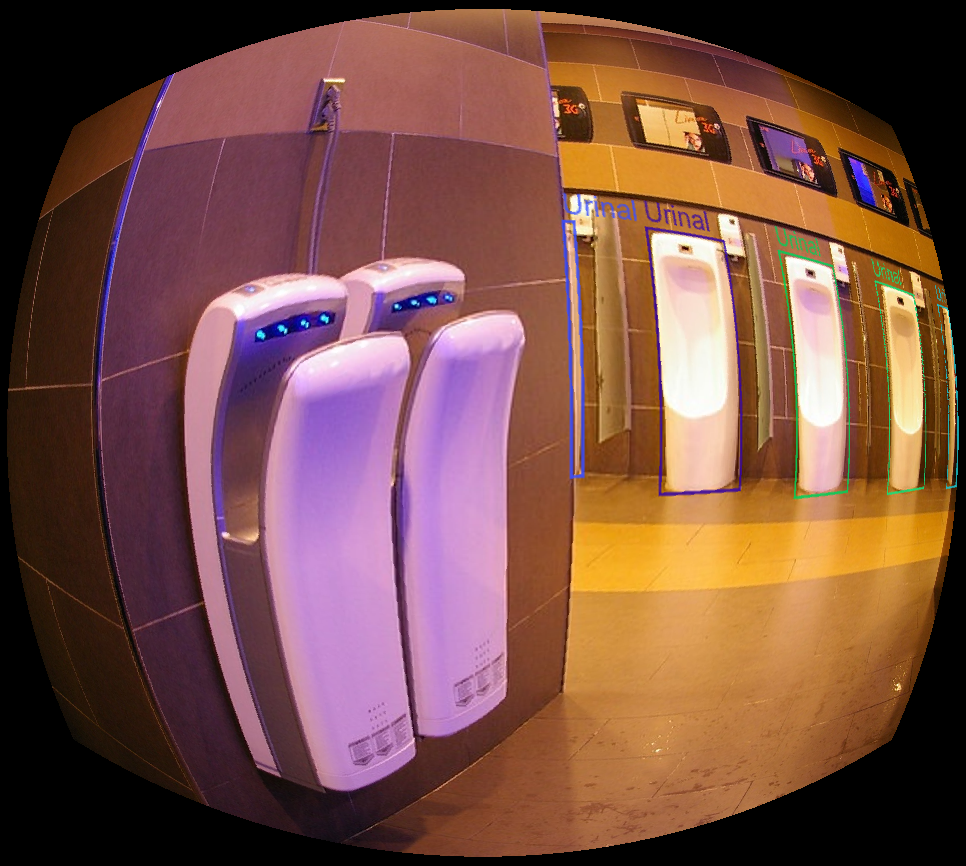
#> input picture assets/sample_division2.png, 966 x 866 px
$ python visualize_bbox_transform.py --image ../assets/sample_division2.png --bbox 1.0 1.0 1.0 1.0 --output out.png
#> lines starting #> are read from the running program, lines starting #| are printed output that depends on the picture
### widefov/transforms/fisheye_independent.py
from dataclasses import dataclass

import numpy as np
from PIL import Image

from widefov.annotations.bbox import points_to_xyxy, xywh_to_points, xyxy_to_yolo
from widefov.transforms.common import (
    compute_resized_shape,
    crop_params_for_fisheye_independent,
)


@dataclass
class FisheyeIndependentTransform:
    """
    Camera/lens-independent fisheye-style transformation.

    This implements the transformation used for the RMFV365 n=4 and n=7 variants.
    """

    n: float = 7.0
    target_aspect_ratio: float = 3264 / 2448
    crop_ratio: float = 0.065
    suffix: str = "_7"

    def resize_image(self, image: Image.Image) -> Image.Image:
        width, height = image.size
        new_width, new_height, _, _ = compute_resized_shape(
            width=width,
            height=height,
            target_aspect_ratio=self.target_aspect_ratio,
        )
        return image.resize((new_width, new_height), Image.BICUBIC)

    def transform_points(
        self,
        points: np.ndarray,
        original_width: int,
        original_height: int,
    ) -> tuple[np.ndarray, tuple[int, int, int, int]]:
        """
        Transform points from the original image coordinate system.

        Returns:
            transformed_points_after_crop, crop_box
        """
        resized_width, resized_height, scale_x, scale_y = compute_resized_shape(
            width=original_width,
            height=original_height,
            target_aspect_ratio=self.target_aspect_ratio,
        )

        points = points.astype(np.float32).copy()
        points[:, 0] *= scale_x
        points[:, 1] *= scale_y

        x = 2 * points[:, 0] / resized_width - 1
        y = 2 * points[:, 1] / resized_height - 1

        x1 = x * np.sqrt(1 - y**2 / 2)
        y1 = y * np.sqrt(1 - x**2 / 2)

        r = np.sqrt(x1**2 + y1**2)

        x2 = x1 * np.exp(-(r**2) / self.n)
        y2 = y1 * np.exp(-(r**2) / self.n)

        transformed_x = resized_width * (x2 + 1) / 2
        transformed_y = resized_height * (y2 + 1) / 2

        transformed_points = np.stack([transformed_x, transformed_y], axis=1)

        left, top, right, bottom = crop_params_for_fisheye_independent(
            width=resized_width,
            height=resized_height,
            crop_ratio=self.crop_ratio,
        )

        transformed_points[:, 0] -= left
        transformed_points[:, 1] -= top

        return transformed_points, (left, top, right, bottom)

    def transform_image(self, image: Image.Image) -> Image.Image:
        """
        Transform a PIL image and crop black borders.

        This follows the original forward-mapping implementation used in RMFV365.
        """
        image = self.resize_image(image)
        width, height = image.size

        image_array = np.asarray(image)

        if image.mode == "RGB":
            transformed = np.zeros((height, width, 3), dtype=np.uint8)
        else:
            transformed = np.zeros((height, width), dtype=np.uint8)

        y_grid = np.arange(height)
        x_grid = np.arange(width)
        xi, yi = np.meshgrid(x_grid, y_grid)

        x = 2 * xi / width - 1
        y = 2 * yi / height - 1

        x1 = x * np.sqrt(1 - y**2 / 2)
        y1 = y * np.sqrt(1 - x**2 / 2)

        r = np.sqrt(x1**2 + y1**2)

        x2 = x1 * np.exp(-(r**2) / self.n)
        y2 = y1 * np.exp(-(r**2) / self.n)

        xf = (width * (x2 + 1) / 2).astype(np.int32)
        yf = (height * (y2 + 1) / 2).astype(np.int32)

        valid = (xf >= 0) & (xf < width) & (yf >= 0) & (yf < height)
        transformed[yf[valid], xf[valid]] = image_array[yi[valid], xi[valid]]

        transformed_image = Image.fromarray(transformed)

        crop_box = crop_params_for_fisheye_independent(
            width=width,
            height=height,
            crop_ratio=self.crop_ratio,
        )

        return transformed_image.crop(crop_box)

    # [32 lines left out: function transform_bbox_to_yolo, not called in this run]

### widefov/transforms/common.py
import numpy as np


def choose_scale(width: int, height: int) -> float:
    """Choose resize scale used in the original RMFV365 scripts."""
    if height > 8000 or width > 8000:
        return 0.25
    if height > 4000 or width > 4000:
        return 0.5
    if height > 2000 or width > 2000:
        return 1.0
    if height > 1000 or width > 1000:
        return 2.0
    return 4.0


def compute_resized_shape(
    width: int,
    height: int,
    target_aspect_ratio: float = 3264 / 2448,
) -> tuple[int, int, float, float]:
    """
    Compute resized image shape following the original RMFV365 logic.

    Returns:
        new_width, new_height, scale_x, scale_y
    """
    scale = choose_scale(width, height)

    if width < height:
        new_width = int(width * scale)
        new_height = int(scale * int(width * target_aspect_ratio))
        scaling_new = int(new_width * target_aspect_ratio) / int(height * scale)

        scale_x = scale
        scale_y = scale * scaling_new
    else:
        new_width = int(scale * int(height * target_aspect_ratio))
        new_height = int(height * scale)
        scaling_new = int(new_height * target_aspect_ratio) / int(width * scale)

        scale_x = scale * scaling_new
        scale_y = scale

    return new_width, new_height, scale_x, scale_y


def crop_params_for_fisheye_independent(
    width: int,
    height: int,
    crop_ratio: float = 0.065,
) -> tuple[int, int, int, int]:
    """
    Crop parameters for the n=4/n=7 camera-independent fisheye transformation.

    Returns:
        left, top, right, bottom
    """
    left = int(crop_ratio * width) - 2
    top = int(crop_ratio * height) - 2
    right = width - int(crop_ratio * width) + 2
    bottom = height - int(crop_ratio * height) + 2
    return left, top, right, bottom


# [6 lines left out: function clip_points, not called in this run]

### widefov/annotations/bbox.py
import numpy as np


def xywh_to_points(x: float, y: float, w: float, h: float) -> np.ndarray:
    """
    Convert a bbox in COCO xywh format to 8 representative points.

    Points include:
    - four corners
    - four edge midpoints

    This follows the original RMFV365 coordinate transformation strategy.
    """
    xtl = x
    ytl = y
    xbr = x + w
    ybr = y + h

    xtr = xbr
    ytr = ytl

    xbl = xtl
    ybl = ybr

    top_mid = [(xtr + xtl) / 2, (ytr + ytl) / 2]
    left_mid = [(xbl + xtl) / 2, (ybl + ytl) / 2]
    right_mid = [(xbr + xtr) / 2, (ybr + ytr) / 2]
    bottom_mid = [(xbr + xbl) / 2, (ybr + ybl) / 2]

    return np.array(
        [
            [xtl, ytl],
            [xbr, ybr],
            [xtr, ytr],
            [xbl, ybl],
            top_mid,
            left_mid,
            right_mid,
            bottom_mid,
        ],
        dtype=np.float32,
    )


def points_to_xyxy(points: np.ndarray) -> tuple[float, float, float, float]:
    """Create an axis-aligned bbox from transformed points."""
    x_min = float(np.min(points[:, 0]))
    y_min = float(np.min(points[:, 1]))
    x_max = float(np.max(points[:, 0]))
    y_max = float(np.max(points[:, 1]))
    return x_min, y_min, x_max, y_max


# [41 lines left out: functions xyxy_to_yolo, is_valid_yolo_box, not called in this run]

### widefov/utils/visualization.py
from PIL import Image, ImageDraw


def draw_xyxy_box(
    image: Image.Image,
    box: tuple[float, float, float, float],
    label: str | None = None,
    width: int = 3,
) -> Image.Image:
    """Draw an xyxy bounding box on a copy of an image."""
    image = image.copy()
    draw = ImageDraw.Draw(image)

    x_min, y_min, x_max, y_max = box
    draw.rectangle([x_min, y_min, x_max, y_max], outline="red", width=width)

    if label:
        draw.text((x_min, max(0, y_min - 12)), label, fill="red")

    return image


def make_side_by_side(left: Image.Image, right: Image.Image) -> Image.Image:
    """Create a side-by-side image after matching heights."""
    left = left.convert("RGB")
    right = right.convert("RGB")

    target_height = max(left.height, right.height)

    def resize_to_height(image: Image.Image, height: int) -> Image.Image:
        if image.height == height:
            return image
        scale = height / image.height
        new_width = int(image.width * scale)
        return image.resize((new_width, height), Image.BICUBIC)

    left = resize_to_height(left, target_height)
    right = resize_to_height(right, target_height)

    canvas = Image.new("RGB", (left.width + right.width, target_height), "white")
    canvas.paste(left, (0, 0))
    canvas.paste(right, (left.width, 0))

    return canvas

### widefov/transforms/registry.py
from widefov.transforms.barrel import BarrelTransform
from widefov.transforms.division import DivisionModelTransform
from widefov.transforms.fisheye_independent import FisheyeIndependentTransform
from widefov.transforms.equidistance import EquidistanceProjectionTransform
from widefov.transforms.square_fisheye import SquareFisheyeTransform


def get_transform(name: str):
    """
    Build a transform by name.

    Supported names:
    - fisheye_n4
    - fisheye_n7
    - barrel1
    - barrel2
    - division1
    - division2
    - square_fisheye
    - equidistance
    """
    name = name.lower()

    if name == "fisheye_n4":
        return FisheyeIndependentTransform(
            n=4.0,
            crop_ratio=0.11,
            suffix="_4",
        )

    if name == "fisheye_n7":
        return FisheyeIndependentTransform(
            n=7.0,
            crop_ratio=0.065,
            suffix="_7",
        )

    if name == "barrel1":
        return BarrelTransform(
            distortion_coeff=0.25,
            crop_a=0.08,
            crop_b=0.045,
            suffix="_barrel1",
        )

    if name == "barrel2":
        return BarrelTransform(
            distortion_coeff=0.125,
            crop_a=0.04,
            crop_b=0.02,
            suffix="_barrel2",
        )

    if name == "division1":
        return DivisionModelTransform(
            distortion_amount=0.38,
            crop_a=0.155,
            crop_b=0.11,
            suffix="_div1",
        )

    if name == "division2":
        return DivisionModelTransform(
            distortion_amount=0.55,
            crop_a=0.24,
            crop_b=0.19,
            suffix="_div2",
        )

    if name == "square_fisheye":
        return SquareFisheyeTransform(
            n=4.0,
            crop_c=0.11,
            crop_b=0.17,
            suffix="_square",
        )

    if name == "equidistance":
        return EquidistanceProjectionTransform(
            focal_length=1000.0,
            crop_a=0.185,
            crop_b=0.14,
            suffix="_f",
        )

    raise ValueError(
        f"Unknown transform '{name}'. "
        "Available transforms: "
        "fisheye_n4, fisheye_n7, barrel1, barrel2, division1, division2, square_fisheye, equidistance"
    )


def available_transforms() -> list[str]:
    return [
        "fisheye_n4",
        "fisheye_n7",
        "barrel1",
        "barrel2",
        "division1",
        "division2",
        "square_fisheye",
        "equidistance",
    ]

### scripts/visualize_bbox_transform.py
import argparse
from pathlib import Path

from PIL import Image

from widefov.annotations.bbox import xywh_to_points, points_to_xyxy
from widefov.transforms.registry import available_transforms, get_transform
from widefov.utils.visualization import draw_xyxy_box, make_side_by_side


def main():
    parser = argparse.ArgumentParser()
    parser.add_argument("--image", required=True, help="Path to input image")
    parser.add_argument(
        "--bbox",
        nargs=4,
        type=float,
        required=True,
        metavar=("X", "Y", "W", "H"),
        help="COCO-format bbox: x y width height",
    )
    parser.add_argument("--output", required=True, help="Path to output debug image")
    parser.add_argument(
        "--transform",
        default="fisheye_n7",
        choices=available_transforms(),
        help="Transform to apply",
    )

    args = parser.parse_args()

    image_path = Path(args.image)
    output_path = Path(args.output)
    output_path.parent.mkdir(parents=True, exist_ok=True)

    image = Image.open(image_path).convert("RGB")
#> image is the input picture: PIL image 966x866 RGB; mean R, G, B 122.2, 80.3, 70.7
    original_width, original_height = image.size
#> original_width = 966; original_height = 866

    transform = get_transform(args.transform)

    x, y, w, h = args.bbox
    original_box_xyxy = (x, y, x + w, y + h)

    original_debug = draw_xyxy_box(image, original_box_xyxy, label="original")

    transformed_image = transform.transform_image(image)
#> in resize_image, `return image.resize((new_width, new_height), Image.BICUBIC)`:
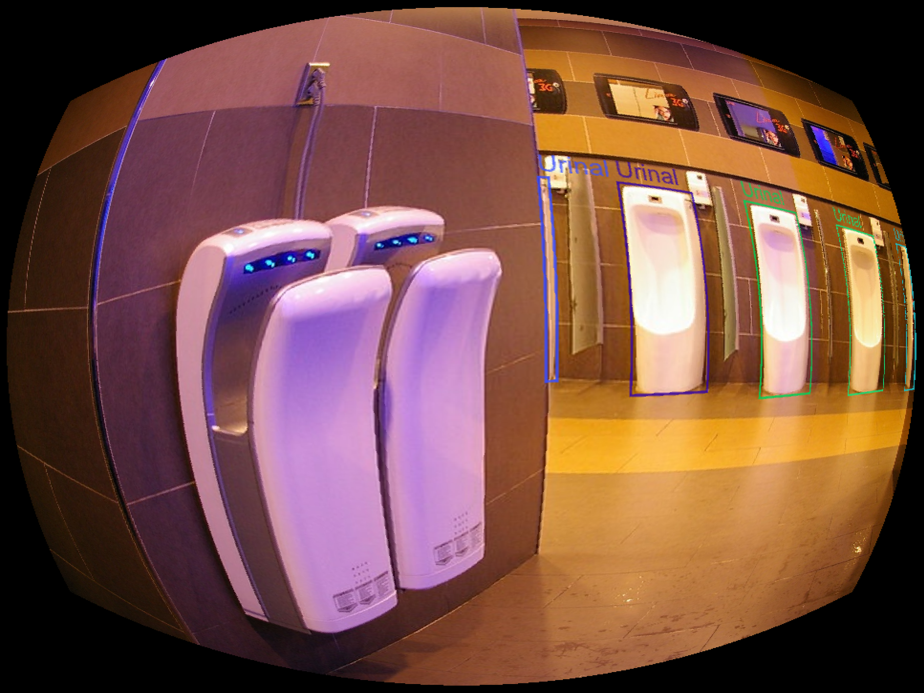
#> returned value: PIL image 4616x3464 RGB (shown at 1/5 size); mean R, G, B 122.2, 80.3, 70.7
#> in transform_image, `transformed[yf[valid], xf[valid]] = image_array[yi[valid], xi[valid]]`:
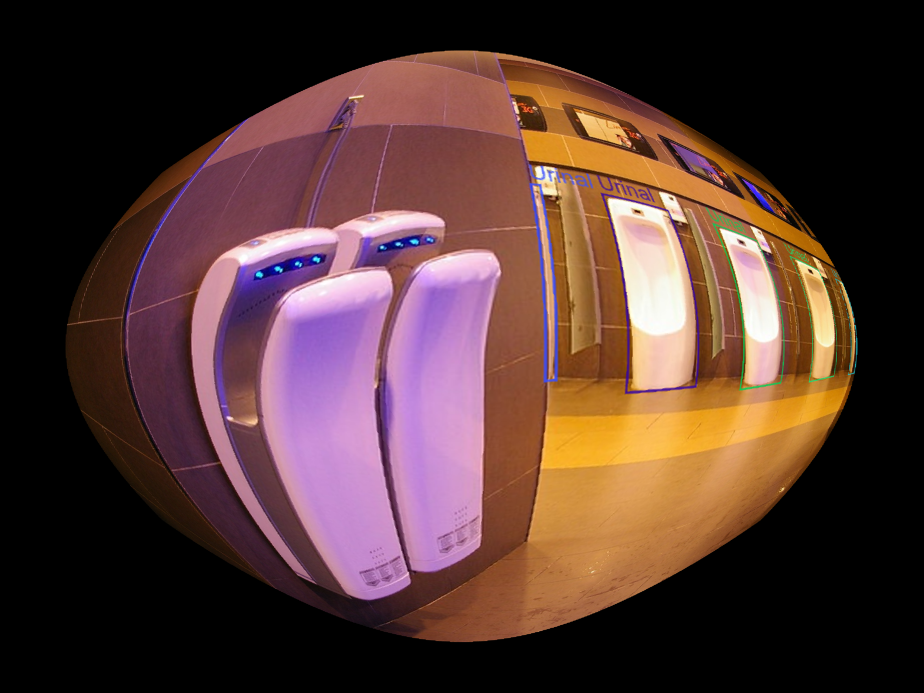
#> transformed: shape (3464, 4616, 3) (shown at 1/5 size); mean R, G, B 83.7, 55.8, 51.6
#> in transform_image, `return transformed_image.crop(crop_box)`:
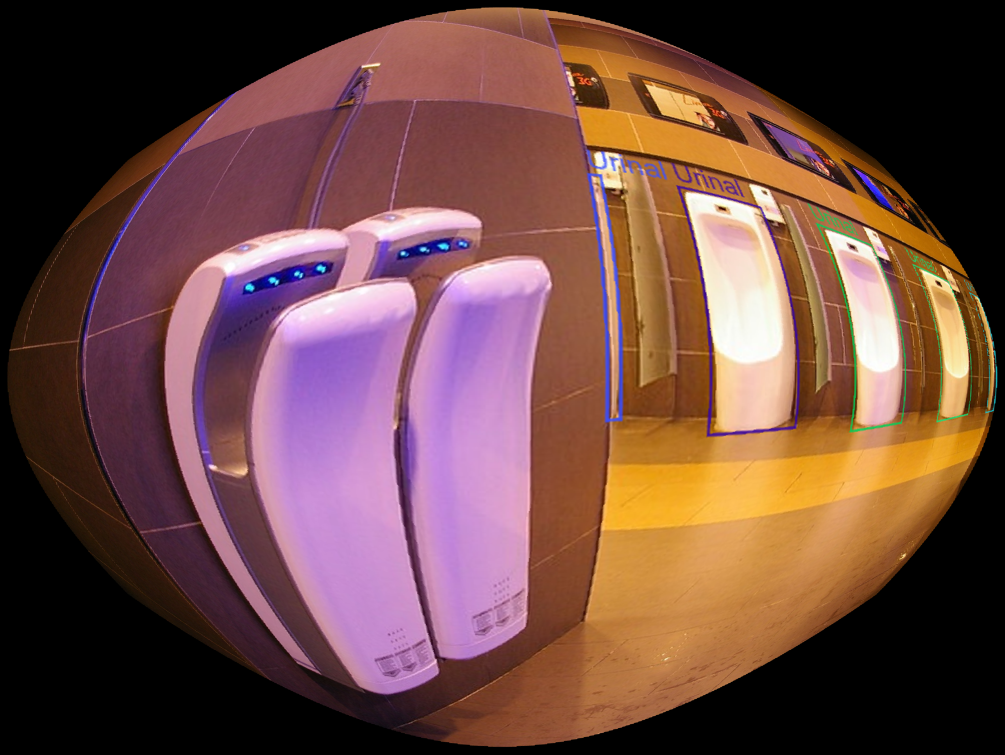
#> returned value: PIL image 4020x3018 RGB (shown at 1/4 size); mean R, G, B 110.3, 73.5, 68

    points = xywh_to_points(x, y, w, h)
    transformed_points, _ = transform.transform_points(
        points=points,
        original_width=original_width,
        original_height=original_height,
    )
    transformed_box_xyxy = points_to_xyxy(transformed_points)
#> transformed_box_xyxy = (591.7, 445.4, 597.9, 450)

    transformed_debug = draw_xyxy_box(
        transformed_image,
        transformed_box_xyxy,
        label="transformed",
    )

    side_by_side = make_side_by_side(original_debug, transformed_debug)
#> in make_side_by_side, `canvas = Image.new("RGB", (left.width + right.width, target_height), "..`: canvas: PIL image 7386x3018 RGB; every value is 255
#> in make_side_by_side, `canvas.paste(left, (0, 0))`:
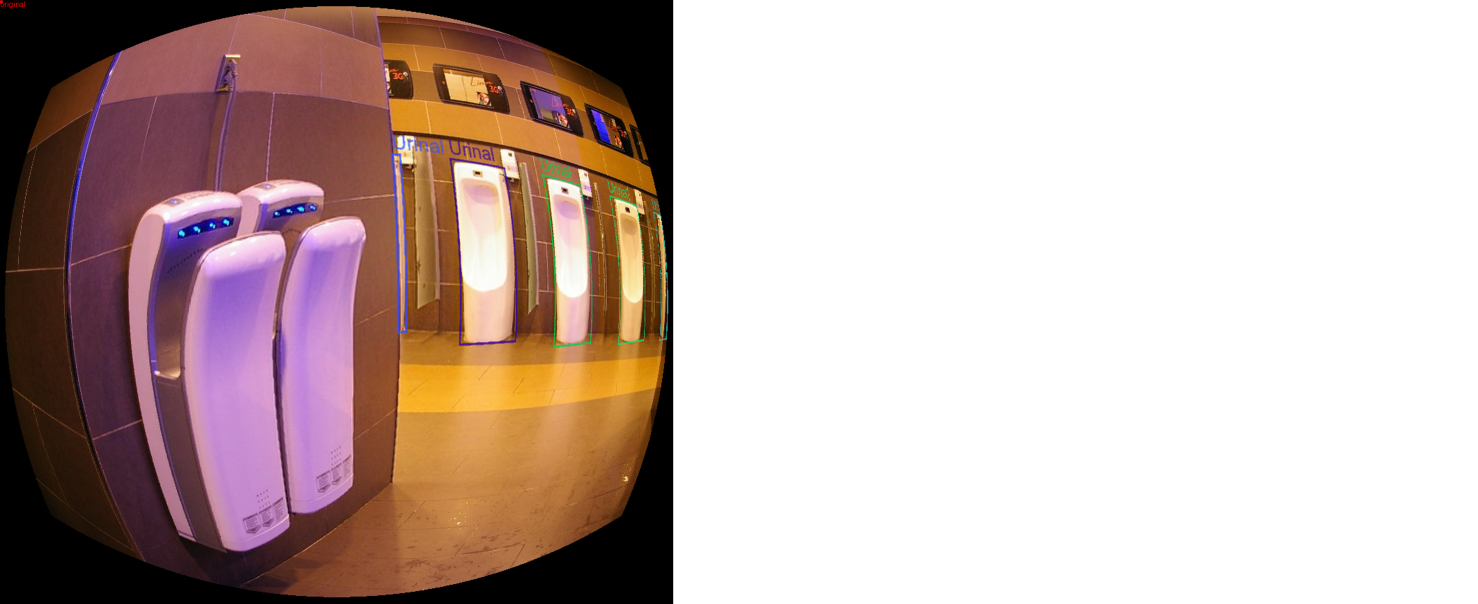
#> canvas: PIL image 7386x3018 RGB (shown at 1/5 size); mean R, G, B 194.5, 175.4, 171
#> in make_side_by_side, `canvas.paste(right, (left.width, 0))`:
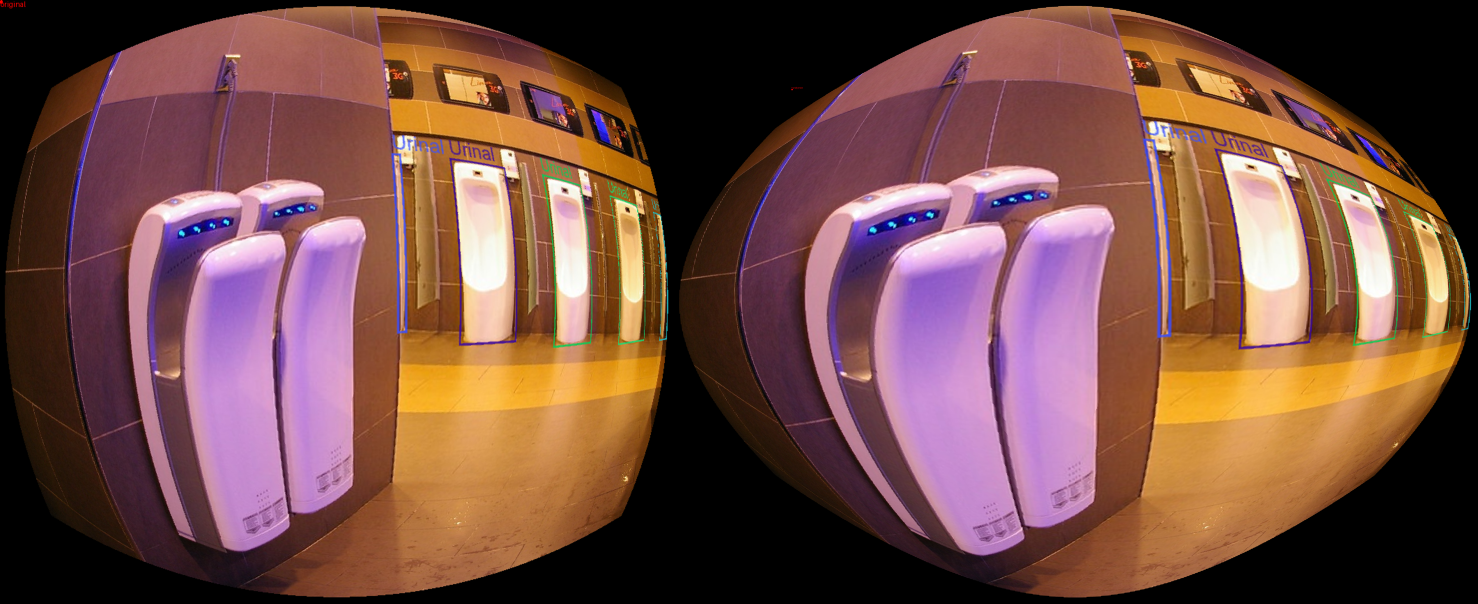
#> canvas: PIL image 7386x3018 RGB (shown at 1/5 size); mean R, G, B 115.7, 76.6, 69.2
    side_by_side.save(output_path)

    print(f"Saved visualization to: {output_path}")


if __name__ == "__main__":
    main()
